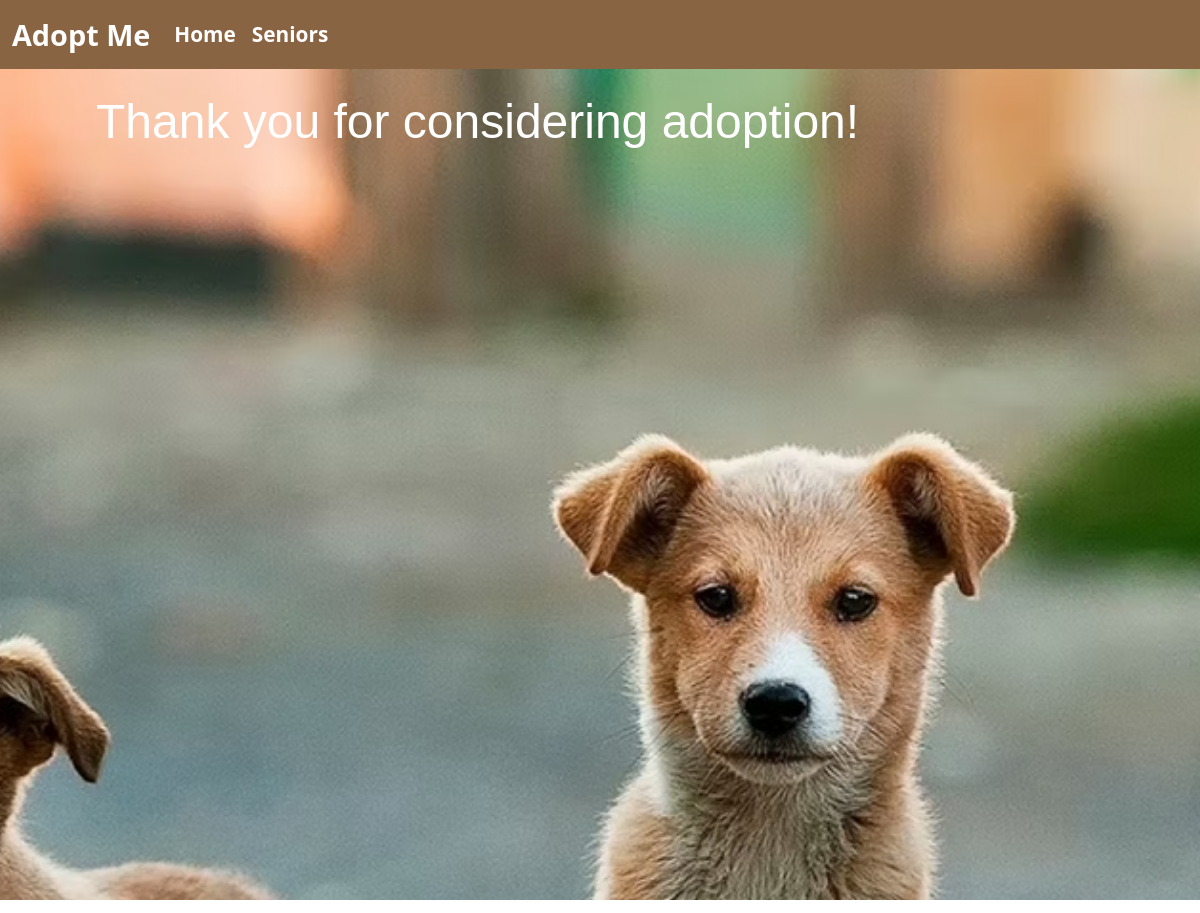
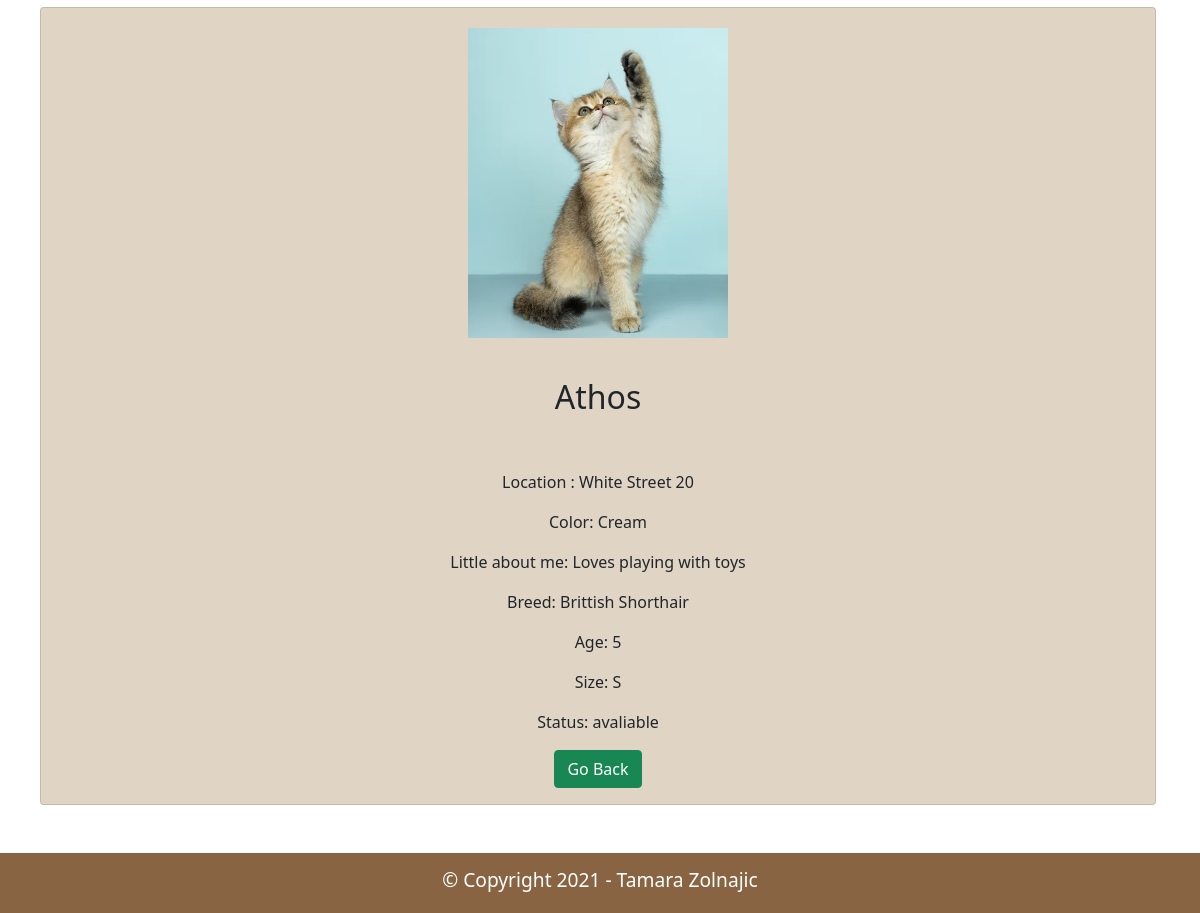
/show.php?id=1, run on the app's committed database (2 pictures, top to bottom).
### tables this page shows
CREATE TABLE `animals` (
  `id` int(11) NOT NULL,
  `name` varchar(30) NOT NULL,
  `picture` varchar(255) DEFAULT NULL,
  `breed` varchar(30) NOT NULL,
  `age` int(11) NOT NULL,
  `type` varchar(30) NOT NULL,
  `description` varchar(30) NOT NULL,
  `hobbies` varchar(30) NOT NULL,
  `location` varchar(30) NOT NULL,
  `status` enum('avaliable','adopted') DEFAULT 'avaliable'
);

### show.php (the view, shortened to what this page needs)
<?php
    require_once 'components/db_connect.php';
    if($_GET["id"]) {
        $id = $_GET["id"];
        $sql= "SELECT * FROM animals WHERE id = {$id}";
        $result = mysqli_query($connect, $sql);
        $rows = mysqli_fetch_all($result, MYSQLI_ASSOC);
    } else {
        header("location: error.php");
    }
    $body="";
    foreach($rows as $row) {
        $body .= '<div class=" mb-5 col col-12 d-flex align-items-stretch" >
        <div class="row g-1 container-fluid card bg-card-color" style="background-color:#E0D5C5">
        <img src=animals/pictures/'.$row["picture"].' class="card-img-top show_more_img" alt="...">
        <div class="card-body">
          <h5 class="card-title" style="font-size:2rem; margin-bottom:5%">'.$row["name"].'</h5>
          <p class="card-text">Location : '.$row["location"].'</p>
          <p class="card-text">Color: '.$row["description"].'</p>
          <p class="card-text">Little about me: '.$row["hobbies"].'</p>
          <p class="card-text">Breed: '.$row["breed"].'</p>
          <p class="card-text">Age: '.$row["age"].'</p>
          <p class="card-text">Size: '.$row["type"].'</p>
          <p class="card-text">Status: '.$row["status"].'</p>
          <a href="index.php" class="btn btn-success">Go Back</a>
        </div>
      </div>
      </div>
      ';
    }
?>
<!DOCTYPE html>
<html lang="en">
<head>
    <?php require_once 'components/boot.php' ?>
</head>
<body>
<?php require_once'components/navbar.php'; ?>
<div class="container text-center d-flex align-items-center justify-content-center">
<?=$body?>
</div>
<?php require_once'components/footer.php'; ?>
</body>
</html>

### style.css (style rules this page uses)
.show_more_img { margin: auto; width: 300px; height: 350px; padding: 20px 20px; }

### data on the page
animals: picture (picture), name "Athos", location "White Street 20", description "Cream", hobbies "Loves playing with toys", breed "Brittish Shorthair", age "5", type "S", status "avaliable"
